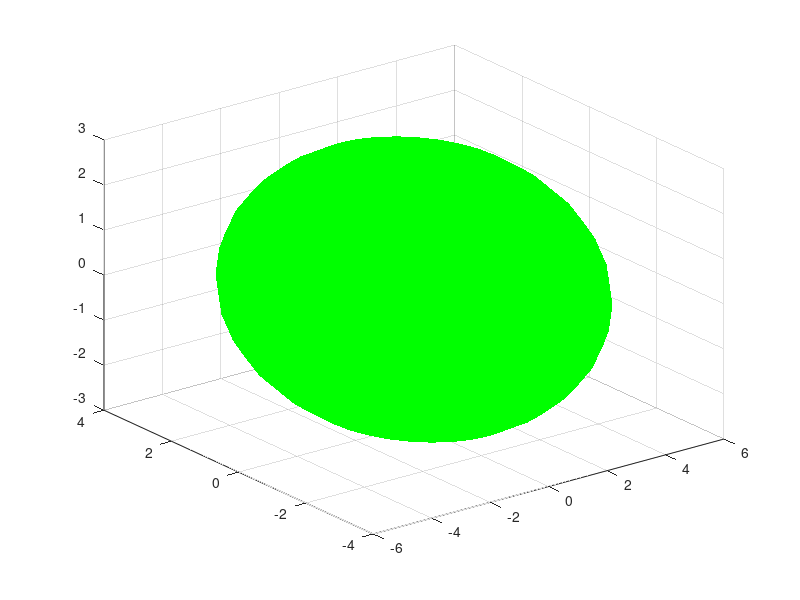

Source code (MATLAB):
function varargout = drawEllipsoid(elli, varargin)
%DRAWELLIPSOID Draw a 3D ellipsoid.
%
%   drawEllipsoid(ELLI)
%   Displays a 3D ellipsoid on current axis. ELLI is given by:
%   [XC YC ZC A B C PHI THETA PSI],
%   where (XC, YC, ZC) is the ellipsoid center, A, B and C are the half
%   lengths of the ellipsoid main axes, and PHI THETA PSI are Euler angles
%   representing ellipsoid orientation, in degrees.
%
%   drawEllipsoid(..., 'drawEllipses', true)
%   Also displays the main 3D ellipses corresponding to XY, XZ and YZ
%   planes.
%
%
%   Example
%     figure; hold on;
%     drawEllipsoid([10 20 30   50 30 10   5 10 0]);
%     axis equal;
%
%     figure; hold on;
%     elli = [[10 20 30   50 30 10   5 10 0];
%     drawEllipsoid(elli, 'FaceColor', 'r', ...
%         'drawEllipses', true, 'EllipseColor', 'b', 'EllipseWidth', 3);
%     axis equal;
%
%   See also
%   spheres, drawSphere, inertiaEllipsoid, ellipsoid, drawTorus, drawCuboid 
%

% ------
% Author: David Legland
% e-mail: david.legland@grignon.inra.fr
% Created: 2011-03-12,    using Matlab 7.9.0.529 (R2009b)
% Copyright 2011 INRA - Cepia Software Platform.


%% Default values

% number of meridians
nPhi    = 32;

% number of parallels
nTheta  = 16;

% settings for drawing ellipses
drawEllipses = false;
ellipseColor = 'k';
ellipseWidth = 1;

drawAxes = false;
axesColor = 'k';
axesWidth = 2;


%% Extract input arguments

% Parse the input (try to extract center coordinates and radius)
if nargin == 0
    % no input: assumes ellipsoid with default shape
    elli = [0 0 0 5 4 3 0 0 0];
end

% default set of options for drawing meshes
options = {'FaceColor', 'g', 'linestyle', 'none'};

while length(varargin) > 1
    switch lower(varargin{1})
        case 'nphi'
            nPhi = varargin{2};
            
        case 'ntheta'
            nTheta = varargin{2};

        case 'drawellipses'
            drawEllipses = varargin{2};
            
        case 'ellipsecolor'
            ellipseColor = varargin{2};
            
        case 'ellipsewidth'
            ellipseWidth = varargin{2};
            
        case 'drawaxes'
            drawAxes = varargin{2};
            
        case 'axescolor'
            axesColor = varargin{2};
            
        case 'axeswidth'
            axesWidth = varargin{2};
            
        otherwise
            % assumes this is drawing option
            options = [options varargin(1:2)]; %#ok<AGROW>
    end

    varargin(1:2) = [];
end


%% Parse numerical inputs

% Extract ellipsoid parameters
xc  = elli(:,1);
yc  = elli(:,2);
zc  = elli(:,3);
a   = elli(:,4);
b   = elli(:,5);
c   = elli(:,6);
k   = pi / 180;
ellPhi   = elli(:,7) * k;
ellTheta = elli(:,8) * k;
ellPsi   = elli(:,9) * k;


%% Coordinates computation

% convert unit basis to ellipsoid basis
sca     = createScaling3d(a, b, c);
rotZ    = createRotationOz(ellPhi);
rotY    = createRotationOy(ellTheta);
rotX    = createRotationOx(ellPsi);
tra     = createTranslation3d([xc yc zc]);

% concatenate transforms
trans   = tra * rotZ * rotY * rotX * sca;


%% parametrisation of ellipsoid

% spherical coordinates
theta   = linspace(0, pi, nTheta+1);
phi     = linspace(0, 2*pi, nPhi+1);

% convert to cartesian coordinates
sintheta = sin(theta);
x = cos(phi') * sintheta;
y = sin(phi') * sintheta;
z = ones(length(phi),1) * cos(theta);

% transform mesh vertices
[x, y, z] = transformPoint3d(x, y, z, trans);


%% parametrisation of ellipses

if drawEllipses
    % parametrisation for ellipses
    nVertices = 120;
    t = linspace(0, 2*pi, nVertices+1);

    % XY circle
    xc1 = cos(t');
    yc1 = sin(t');
    zc1 = zeros(size(t'));

    % XZ circle
    xc2 = cos(t');
    yc2 = zeros(size(t'));
    zc2 = sin(t');

    % YZ circle
    xc3 = zeros(size(t'));
    yc3 = cos(t');
    zc3 = sin(t');

    % compute transformed ellipses
    [xc1, yc1, zc1] = transformPoint3d(xc1, yc1, zc1, trans);
    [xc2, yc2, zc2] = transformPoint3d(xc2, yc2, zc2, trans);
    [xc3, yc3, zc3] = transformPoint3d(xc3, yc3, zc3, trans);
end

%% parametrisation of main axis edges

if drawAxes
    axesEndings = [-1 0 0; +1 0 0; 0 -1 0; 0 +1 0; 0 0 -1; 0 0 +1];
    axesEndings = transformPoint3d(axesEndings, trans);
end


%% Drawing 

ellipseOptions = {'color', ellipseColor, 'LineWidth', ellipseWidth};
axesOptions = {'color', axesColor, 'LineWidth', axesWidth};

% Process output
if nargout == 0
    % no output: draw the ellipsoid
    surf(x, y, z, options{:});

    if drawEllipses
        plot3(xc1, yc1, zc1, ellipseOptions{:});
        plot3(xc2, yc2, zc2, ellipseOptions{:});
        plot3(xc3, yc3, zc3, ellipseOptions{:});
    end
    
    if drawAxes
        drawEdge3d([axesEndings(1,:), axesEndings(2,:)], axesOptions{:});
        drawEdge3d([axesEndings(3,:), axesEndings(4,:)], axesOptions{:});
        drawEdge3d([axesEndings(5,:), axesEndings(6,:)], axesOptions{:});
    end
    
elseif nargout == 1
    % one output: draw the ellipsoid and return handle 
    varargout{1} = surf(x, y, z, options{:});
    if drawEllipses
        plot3(xc1, yc1, zc1, ellipseOptions{:});
        plot3(xc2, yc2, zc2, ellipseOptions{:});
        plot3(xc3, yc3, zc3, ellipseOptions{:});
    end
    
elseif nargout == 3
    % 3 outputs: return computed coordinates
    varargout{1} = x; 
    varargout{2} = y; 
    varargout{3} = z; 
    if drawEllipses
        plot3(xc1, yc1, zc1, ellipseOptions{:});
        plot3(xc2, yc2, zc2, ellipseOptions{:});
        plot3(xc3, yc3, zc3, ellipseOptions{:});
    end
    
elseif nargout == 4 && drawEllipses
    % Also returns handles to ellipses
    varargout{1} = surf(x, y, z, options{:});
    varargout{2} = plot3(xc1, yc1, zc1, ellipseOptions{:});
    varargout{3} = plot3(xc2, yc2, zc2, ellipseOptions{:});
    varargout{4} = plot3(xc3, yc3, zc3, ellipseOptions{:});
    
end

